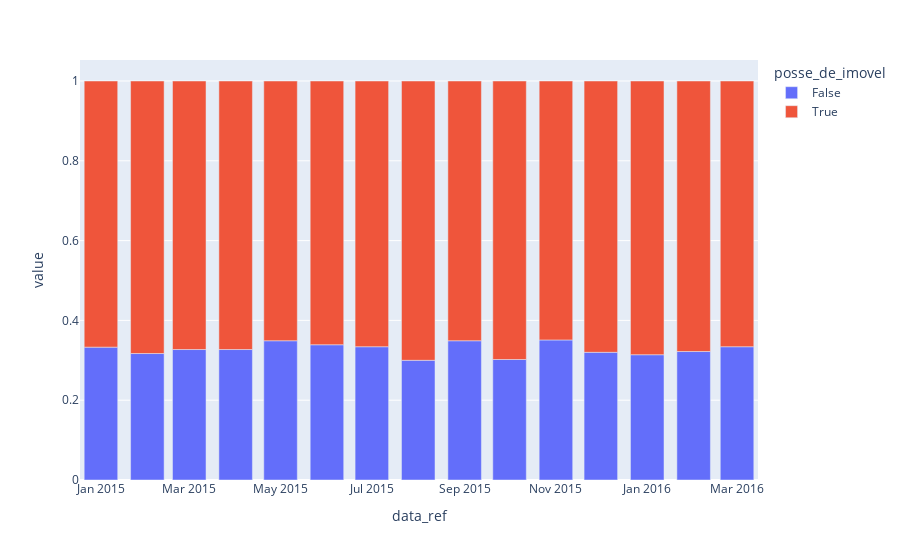

Here is the notebook cell this chart was saved with:
### Code cell
px.bar(z)

### Figure 1 — Plotly figure (JSON) as saved in the notebook; plotly's stock layout.template omitted (floating-point values rounded to 4 significant figures)
{"data": [{"alignmentgroup": "True", "hovertemplate": "posse_de_imovel=False<br>data_ref=%{x}<br>value=%{y}<extra></extra>", "legendgroup": "False", "marker": {"color": "#636efa", "pattern": {"shape": ""}}, "name": "False", "offsetgroup": "False", "orientation": "v", "showlegend": true, "textposition": "auto", "type": "bar", "x": ["2015-01-01", "2015-02-01", "2015-03-01", "2015-04-01", "2015-05-01", "2015-06-01", "2015-07-01", "2015-08-01", "2015-09-01", "2015-10-01", "2015-11-01", "2015-12-01", "2016-01-01", "2016-02-01", "2016-03-01"], "xaxis": "x", "y": [0.333, 0.317, 0.327, 0.327, 0.349, 0.339, 0.334, 0.3, 0.349, 0.302, 0.351, 0.32, 0.314, 0.322, 0.334], "yaxis": "y"}, {"alignmentgroup": "True", "hovertemplate": "posse_de_imovel=True<br>data_ref=%{x}<br>value=%{y}<extra></extra>", "legendgroup": "True", "marker": {"color": "#EF553B", "pattern": {"shape": ""}}, "name": "True", "offsetgroup": "True", "orientation": "v", "showlegend": true, "textposition": "auto", "type": "bar", "x": ["2015-01-01", "2015-02-01", "2015-03-01", "2015-04-01", "2015-05-01", "2015-06-01", "2015-07-01", "2015-08-01", "2015-09-01", "2015-10-01", "2015-11-01", "2015-12-01", "2016-01-01", "2016-02-01", "2016-03-01"], "xaxis": "x", "y": [0.667, 0.683, 0.673, 0.673, 0.651, 0.661, 0.666, 0.7, 0.651, 0.698, 0.649, 0.68, 0.686, 0.678, 0.666], "yaxis": "y"}], "layout": {"barmode": "relative", "legend": {"title": {"text": "posse_de_imovel"}, "tracegroupgap": 0}, "margin": {"t": 60}, "xaxis": {"anchor": "y", "domain": [0, 1], "title": {"text": "data_ref"}}, "yaxis": {"anchor": "x", "domain": [0, 1], "title": {"text": "value"}}}}
